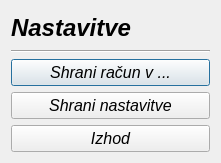
<?xml version="1.0" encoding="UTF-8"?>
<ui version="4.0">
 <class>Settings</class>
 <widget class="QDialog" name="Settings">
  <property name="geometry">
   <rect>
    <x>0</x>
    <y>0</y>
    <width>221</width>
    <height>163</height>
   </rect>
  </property>
  <property name="windowTitle">
   <string>Dialog</string>
  </property>
  <layout class="QGridLayout" name="gridLayout">
   <item row="0" column="0">
    <layout class="QVBoxLayout" name="verticalLayout_4">
     <item>
      <layout class="QVBoxLayout" name="verticalLayout">
       <item>
        <widget class="QLabel" name="label">
         <property name="font">
          <font>
           <family>MS Sans Serif</family>
           <pointsize>18</pointsize>
           <weight>75</weight>
           <italic>true</italic>
           <bold>true</bold>
          </font>
         </property>
         <property name="text">
          <string>Nastavitve</string>
         </property>
        </widget>
       </item>
       <item>
        <widget class="Line" name="line">
         <property name="font">
          <font>
           <italic>true</italic>
          </font>
         </property>
         <property name="orientation">
          <enum>Qt::Horizontal</enum>
         </property>
        </widget>
       </item>
      </layout>
     </item>
     <item>
      <layout class="QVBoxLayout" name="verticalLayout_3">
       <item>
        <widget class="QPushButton" name="pushButton_nastaviShrani">
         <property name="font">
          <font>
           <family>MS Sans Serif</family>
           <pointsize>12</pointsize>
           <italic>true</italic>
          </font>
         </property>
         <property name="text">
          <string>Shrani račun v ...</string>
         </property>
        </widget>
       </item>
       <item>
        <widget class="QPushButton" name="pushButton_shraniV">
         <property name="font">
          <font>
           <family>MS Sans Serif</family>
           <pointsize>12</pointsize>
           <italic>true</italic>
          </font>
         </property>
         <property name="text">
          <string>Shrani nastavitve</string>
         </property>
        </widget>
       </item>
       <item>
        <widget class="QPushButton" name="pushButton_izhod">
         <property name="font">
          <font>
           <family>MS Sans Serif</family>
           <pointsize>12</pointsize>
           <italic>true</italic>
          </font>
         </property>
         <property name="text">
          <string>Izhod</string>
         </property>
        </widget>
       </item>
      </layout>
     </item>
    </layout>
   </item>
  </layout>
 </widget>
 <resources/>
 <connections>
  <connection>
   <sender>pushButton_izhod</sender>
   <signal>clicked()</signal>
   <receiver>Settings</receiver>
   <slot>close()</slot>
   <hints>
    <hint type="sourcelabel">
     <x>51</x>
     <y>124</y>
    </hint>
    <hint type="destinationlabel">
     <x>188</x>
     <y>144</y>
    </hint>
   </hints>
  </connection>
 </connections>
</ui>
